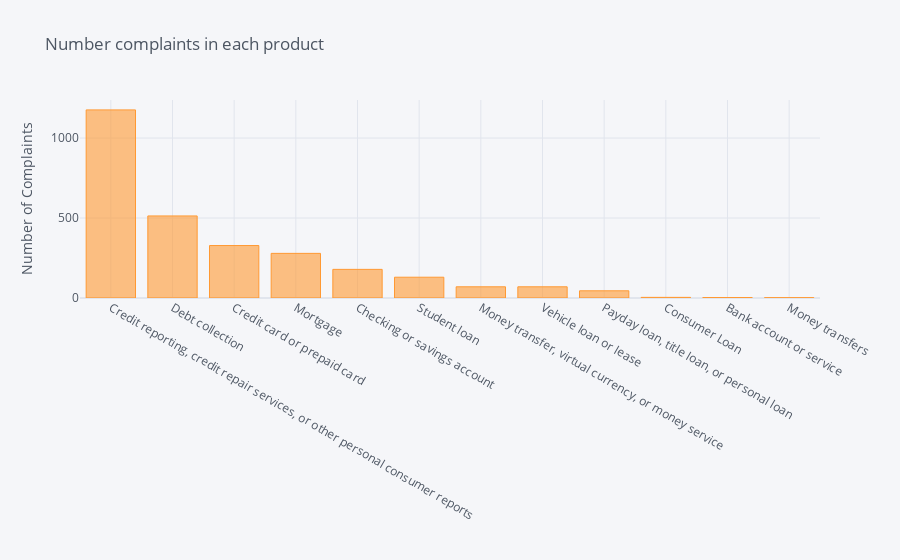

Notebook source saved alongside this figure:
### Code cell
df['Product'].value_counts().sort_values(ascending=False).iplot(kind='bar', yTitle='Number of Complaints', 
                                                                title='Number complaints in each product')

### Figure 1 — Plotly figure (JSON) as saved in the notebook; plotly's stock layout.template omitted (floating-point values rounded to 4 significant figures)
{"data": [{"name": "Product", "text": "", "y": [1176, 513, 328, 279, 179, 130, 70, 70, 45, 4, 3, 2], "marker": {"color": "rgba(255, 153, 51, 0.6)", "line": {"color": "rgba(255, 153, 51, 1.0)", "width": 1}}, "x": ["Credit reporting, credit repair services, or other personal consumer reports", "Debt collection", "Credit card or prepaid card", "Mortgage", "Checking or savings account", "Student loan", "Money transfer, virtual currency, or money service", "Vehicle loan or lease", "Payday loan, title loan, or personal loan", "Consumer Loan", "Bank account or service", "Money transfers"], "type": "bar", "orientation": "v"}], "layout": {"title": {"text": "Number complaints in each product", "font": {"color": "#4D5663"}}, "paper_bgcolor": "#F5F6F9", "plot_bgcolor": "#F5F6F9", "yaxis": {"tickfont": {"color": "#4D5663"}, "zerolinecolor": "#E1E5ED", "title": {"text": "Number of Complaints", "font": {"color": "#4D5663"}}, "gridcolor": "#E1E5ED", "showgrid": true}, "xaxis": {"tickfont": {"color": "#4D5663"}, "zerolinecolor": "#E1E5ED", "title": {"text": "", "font": {"color": "#4D5663"}}, "gridcolor": "#E1E5ED", "showgrid": true}, "legend": {"bgcolor": "#F5F6F9", "font": {"color": "#4D5663"}}}}
